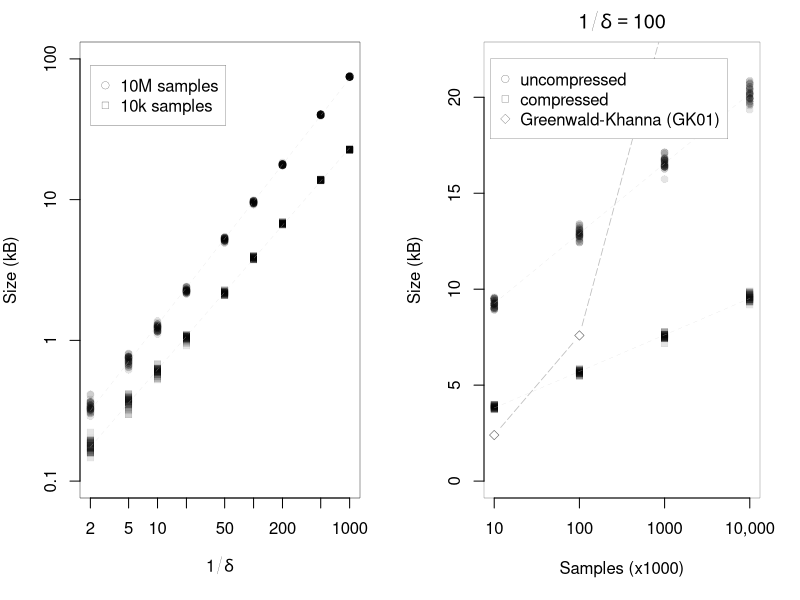
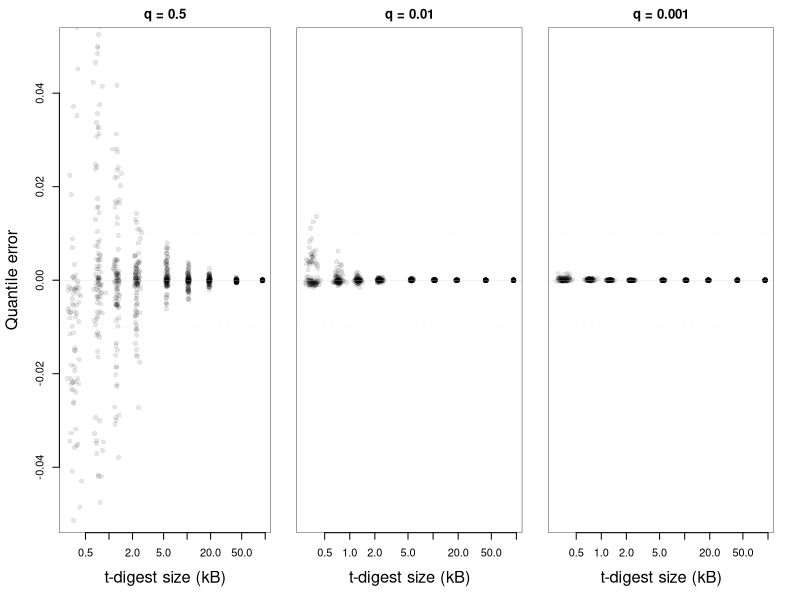

R code for these plots, in order:
data = read.delim("scaling.tsv")
errors = read.delim("error-scaling.tsv")
errors$kb = errors$size/1000

pdf("scaling.pdf", width=6, height=2.5, pointsize=7)
layout(matrix(c(1,2), 1, 2, byrow=T), widths=c(1,1))

old = par(mar=c(5.1,4,2.1,2), lwd=0.2)

plot(size1 ~ compression, data[data$samples==10000,], log='xy',
     xlab=expression(1/delta), ylab="Size (kB)", ylim=c(100,100000),
     cex=1, bg=rgb(0,0,0,0.1), col=rgb(0,0,0,0.1), pch=21,
     yaxt='n')
axis(at=c(100,1000,10000,100000), labels=c("0.1", "1", "10", "100"), side=2)
box()

#points(size1 ~ compression, data[data$samples==100,], log='xy',
#     xlab=expression(1/delta), ylab="Size (kB)", 
#       cex=0.5, bg=rgb(0,0,0,0.1), col=rgb(0,0,0,0.1), pch=21)
#
points(size1 ~ compression, data[data$samples==10,], 
       cex=1, bg=rgb(0,0,0,0.1), col=rgb(0,0,0,0.1), pch=22)

legend(2, 9e4, c("10M samples", "10k samples"), pch=c(21,22)) 

c = seq(2,1100,by=1)
m10 = lm(log(size1) ~ log(compression), data[data$samples==10,])
m100 = lm(log(size1) ~ log(compression), data[data$samples==100,])
m10000 = lm(log(size1) ~ log(compression), data[data$samples==10000,])
lines(c, exp(predict(m10, newdata=data.frame(compression=c))), lty=2, col='lightgray')
#lines(c, exp(predict(m100, newdata=data.frame(compression=c))), lty=2, col='lightgray')
lines(c, exp(predict(m10000, newdata=data.frame(compression=c))), lty=2, col='lightgray')
par(old)

old = par(mar=c(5.1,4.2,2.1,2), lwd=0.2)
plot(size2/1000 ~ samples, data[data$compression==100,], log='x', ylim=c(0,22),
     xlab="Samples (x1000)", ylab="Size (kB)", xaxt='n',
     cex=1, bg=rgb(0,0,0,0.1), col=rgb(0,0,0,0.1), pch=21, main=expression(1/delta == 100))
axis(at=c(10,100,1000,10000), labels=c(10,100,1000,"10,000"), side=1)
points(size1/1000 ~ samples, data[data$compression==100,],
       cex=1, bg=rgb(0,0,0,0.1), col=rgb(0,0,0,0.1), pch=22)
ms2 = lm(size2/1000 ~ log(samples), data[data$compression==100,])
s = seq(10, 10000, by=10)
lines(s, predict(ms2, newdata=data.frame(samples=s)), lty=2, col='lightgray')

ms1 = lm(size1/1000 ~ log(samples), data[data$compression==100,])
lines(s, predict(ms1, newdata=data.frame(samples=s)), lty=2, col='lightgray')

samples = c(10,100,1000,10000)
mpSize = 6*((samples*1000) ^ 0.5 * 4)/1000
lines(samples, mpSize, lty=5, pch=23, type='b', lwd=0.8, col='grey')
points(samples, mpSize, lty=5, pch=23)

#box()

legend(9, 22, c("uncompressed", "compressed", "Greenwald-Khanna (GK01)"), pch=c(21,22,23)) 

par(old)

dev.off()

pdf("error-scaling.pdf", width=6, height=2, pointsize=7)
layout(matrix(c(1,2,3), 1, 3, byrow=T), widths=c(1.18,1,1))

for (q in c(0.5, 0.01, 0.001)) {
  if (q == 0.5) {
    old = par(mar=c(5.1,4.5,2.1,2))
  } else {
    old = par(mar=c(5.1,0,2.1,2))
  }
  par(lwd=0.2)
  top = paste("q =", q)
  plot(error ~ kb, errors[errors$q == q,],
       ylim=c(-0.05, 0.05),
       pch=21, bg=rgb(0,0,0,.1), col=rgb(0,0,0,.1), log='x',
       xlab="t-digest size (kB)", ylab="Quantile error", cex.lab=1.5,
       yaxt='n', main=top)
  abline(h=0, col='lightgray')
  abline(h=0.01, col='lightgray', lty=2)
  abline(h=-0.01, col='lightgray', lty=2)

  box()
  if (q == 0.5) {
    axis(side=2)
  }
  text(20, 0.09, paste("q =",q))
  par(old)
}

dev.off()
